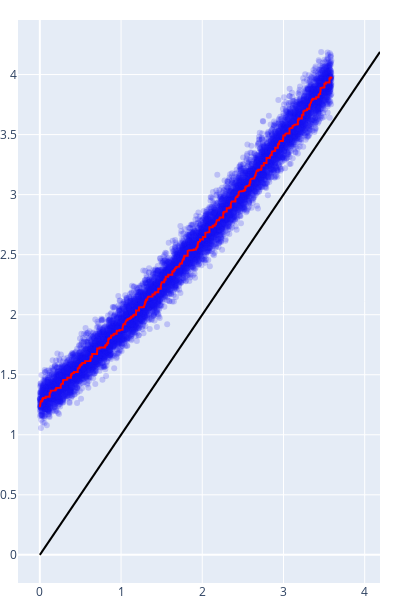

Here is the notebook cell this chart was saved with:
### Code cell
iso_dict = isotonic_fit(quantilefcst, quantileobs, functional="quantile", quantile_level=0.5)

fig = go.Figure()
max_val = np.maximum(quantilefcst.max(), quantileobs.max())
min_val = np.minimum(quantilefcst.min(), quantileobs.min())

fig.add_trace(go.Scatter(
    x=quantilefcst, 
    y=quantileobs, 
    mode='markers', 
    line=dict(color="rgba(24, 20, 247, 0.2)"), 
    showlegend=False,
    ))
fig.add_trace(go.Scatter(
    x=iso_dict["fcst_sorted"], 
    y=iso_dict["regression_values"], 
    line=dict(color="red"),
    showlegend=False,
    ))
fig.add_trace(go.Scatter(
    x=[min_val, max_val], 
    y=[min_val, max_val], 
    name="ref", 
    line=dict(color="black"), 
    mode="lines", 
    showlegend=False,
    ))

fig.update_layout(
width=400,
height=600,
margin=go.layout.Margin(
    l=0, #left margin
    r=20, #right margin
    b=0, #bottom margin
    t=20, #top margin
),
)
fig.show()

### Figure 1 — Plotly figure (JSON) as saved in the notebook; plotly's stock layout.template omitted (floating-point values rounded to 4 significant figures; data arrays with more than 128 entries replaced by an {"elided": "..."} marker saying what was removed)
{"data": [{"line": {"color": "rgba(24, 20, 247, 0.2)"}, "mode": "markers", "showlegend": false, "type": "scatter", "x": {"elided": "10000 float values"}, "y": {"elided": "10000 float values"}}, {"line": {"color": "red"}, "showlegend": false, "type": "scatter", "x": {"elided": "10000 float values"}, "y": {"elided": "10000 float values"}}, {"line": {"color": "black"}, "mode": "lines", "name": "ref", "showlegend": false, "type": "scatter", "x": [5.25e-05, 4.189], "y": [5.25e-05, 4.189]}], "layout": {"height": 600, "margin": {"b": 0, "l": 0, "r": 20, "t": 20}, "width": 400}}
